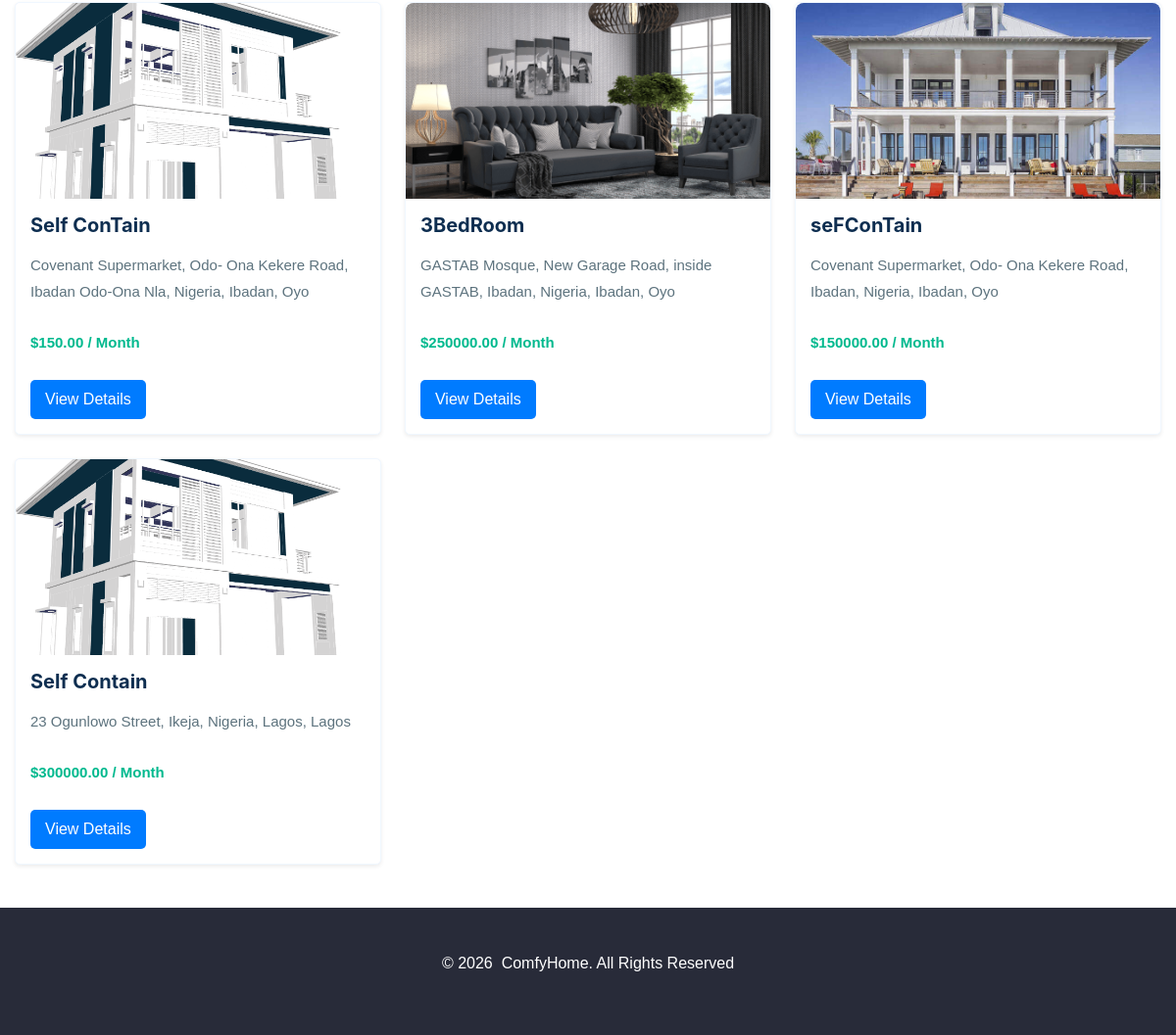
/property_search/ (lower part), run on an earlier commit of the app's database.
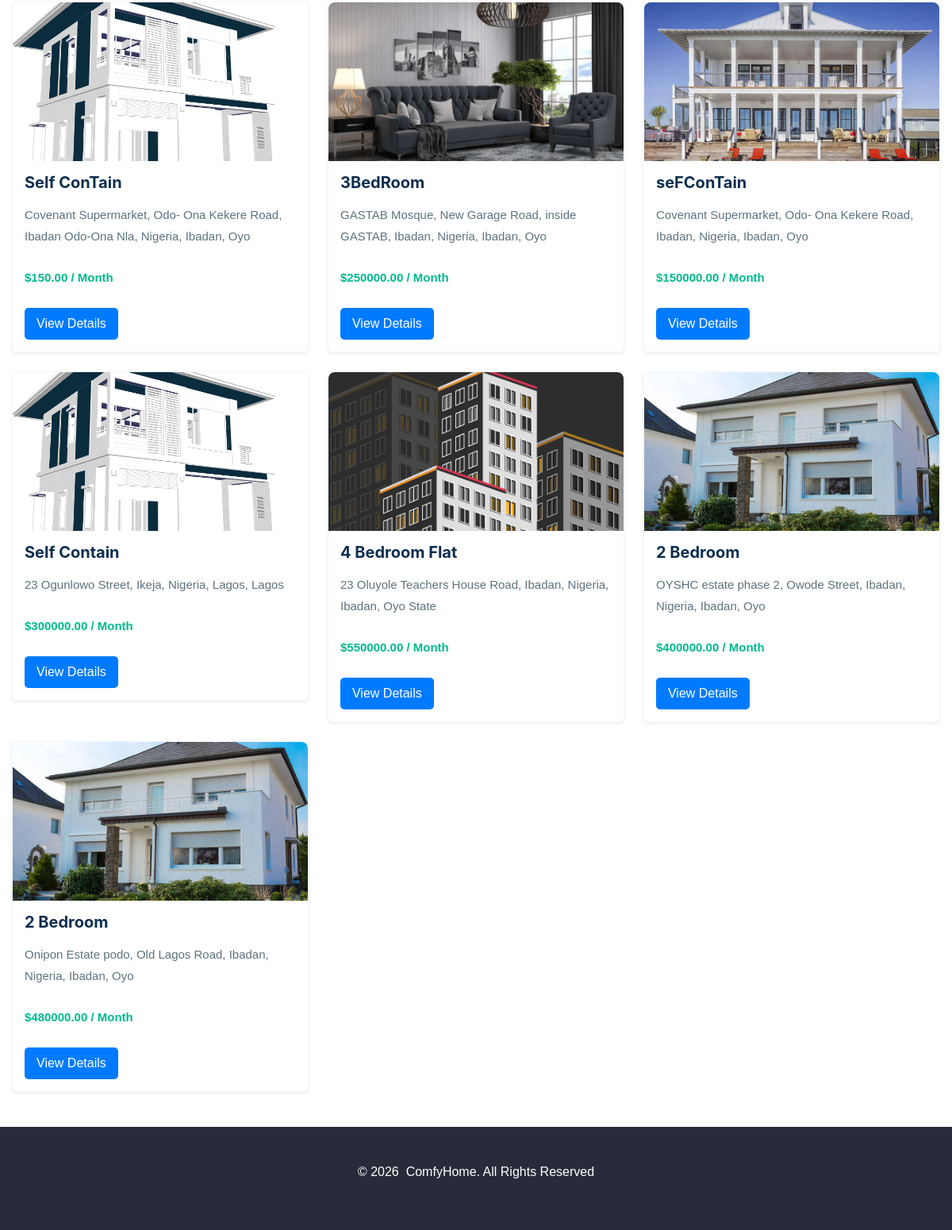
And on a later commit of the database.
### RealEstate/models.py (models this page shows, shortened)
class Property(models.Model):
    owner = models.ForeignKey(User, on_delete=models.CASCADE, related_name='properties')
    title = models.CharField(max_length=255)
    description = models.TextField()
    address = models.CharField(max_length=255)
    city = models.CharField(max_length=100)
    state = models.CharField(max_length=100)
    zip_code = models.CharField(max_length=10)
    sale_or_rent = models.CharField(max_length=4, choices=PROPERTY_TYPE_CHOICES)
    price = models.DecimalField(max_digits=10, decimal_places=2)
    property_type = models.CharField(max_length=50, choices=[('Apartment','Apartment'),
    ('House', 'House'), ('Condo', 'Condo')])
    bedrooms = models.IntegerField()
    bathrooms = models.IntegerField()
    square_feet = models.IntegerField()
    main_image = models.ImageField(upload_to='property_images/') #THE DIRECTORY
    created_at = models.DateTimeField(auto_now_add=True)
    updated_at = models.DateTimeField(default=now)

### RealEstate/views.py (the view, shortened to what this page needs)
# urls.py: path('property_search/', views.property_search, name='property_search'),
def property_search(request):
    query = request.GET.get('q')
    price_min = request.GET.get('price_min')
    price_max = request.GET.get('price_max')
    bedrooms = request.GET.get('bedrooms')
    bathrooms = request.GET.get('bathrooms')
    properties = Property.objects.all()
    if price_min:
        properties = properties.filter(price__gte=price_min)
    if price_max:
        properties = properties.filter(price__lte=price_max)
    if bedrooms:
        properties = properties.filter(bedrooms__gte=bedrooms)
    if bathrooms:
        properties = properties.filter(bathrooms__gte=bathrooms)
    context = {
        'properties': properties,
        'query': query,
        'price_min': price_min,
        'price_max': price_max,
        'bedrooms': bedrooms,
        'bathrooms': bathrooms    }
    return render(request, 'property_search.html', context)

### RealEstate/templates/property_search.html (shortened to what this page needs)
<!DOCTYPE html>
<html lang="en">
<head>
</head>
<body>
{% load static %}
<!DOCTYPE html>
<html lang="en">
<head>
    <link href="{% static 'css/bootstrap.min.css' %}" rel="stylesheet">
    <link rel="stylesheet" href="{% static 'css/searchResult.css'%}">
    <link rel="stylesheet" href="{% static 'css/propertyList.css' %}">
    <link rel="stylesheet" href="{% static 'css/style.css' %}">
</head>
<body>
   {% include "homeverse/nav.html" %}
    <div class="container mt-5">
        <div class="row">
            {% for property in properties %}
            <div class="col-md-6 col-lg-4 mb-4">
                <div class="property-card card shadow-sm">
                    <img src="{{ property.main_image.url }}" alt="{{ property.title }}" class="card-img-top" style="height: 200px; object-fit: cover;">
                    <div class="card-body">
                        <h5 class="card-title">{{ property.title }}</h5>
                        <p class="card-text">{{ property.address }}, {{ property.city }}, {{ property.state }}</p>
                        <p class="card-text text-primary"><strong>${{ property.price }} / Month</strong></p>
                        <a href="{% url 'property_detail' property.pk %}" class="btn btn-primary">View Details</a>
                    </div>
                </div>
            </div>
            {% empty %}
            <div class="col-12">
                <p class="text-center">No properties found matching your search criteria.</p>
            </div>
            {% endfor %}
        </div>
    </div>
    {% include "homeverse/footer.html" %}
</body>
</html>

What changed in the data, as far as the page shows it:
added Property: main_image (picture), title "4 Bedroom Flat", address "23 Oluyole Teachers House Road, Ibadan, Nigeria", city "Ibadan", state "Oyo State", price "550000.00"
added Property: main_image (picture), title "2 Bedroom", address "OYSHC estate phase 2, Owode Street, Ibadan, Nigeria", city "Ibadan", state "Oyo", price "400000.00"
added Property: main_image (picture), title "2 Bedroom", address "Onipon Estate podo, Old Lagos Road, Ibadan, Nigeria", city "Ibadan", state "Oyo", price "480000.00"
